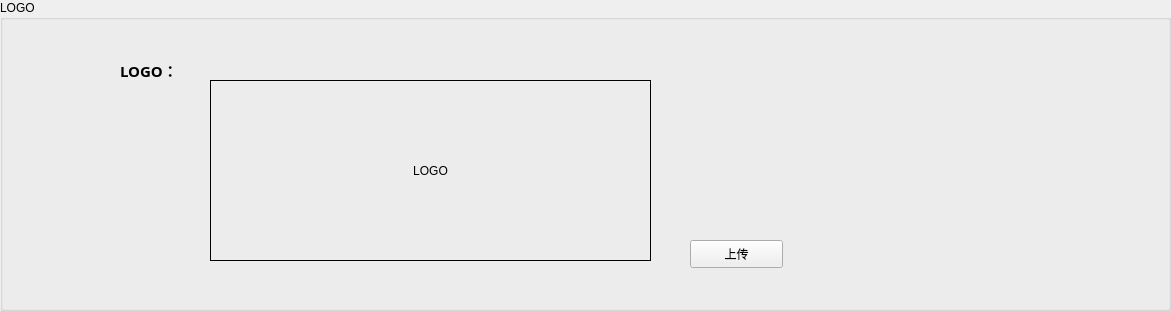
        <widget class="QGroupBox" name="groupBox_3">
         <property name="geometry">
          <rect>
           <x>10</x>
           <y>2970</y>
           <width>1171</width>
           <height>311</height>
          </rect>
         </property>
         <property name="title">
          <string>LOGO</string>
         </property>
         <widget class="QLabel" name="label_name_34">
          <property name="geometry">
           <rect>
            <x>120</x>
            <y>50</y>
            <width>71</width>
            <height>41</height>
           </rect>
          </property>
          <property name="font">
           <font>
            <family>微软雅黑</family>
            <pointsize>11</pointsize>
            <weight>75</weight>
            <bold>true</bold>
           </font>
          </property>
          <property name="text">
           <string>LOGO：</string>
          </property>
          <property name="alignment">
           <set>Qt::AlignLeading|Qt::AlignLeft|Qt::AlignVCenter</set>
          </property>
         </widget>
         <widget class="QLabel" name="label_6">
          <property name="geometry">
           <rect>
            <x>210</x>
            <y>80</y>
            <width>441</width>
            <height>181</height>
           </rect>
          </property>
          <property name="frameShape">
           <enum>QFrame::Box</enum>
          </property>
          <property name="text">
           <string>LOGO</string>
          </property>
          <property name="scaledContents">
           <bool>true</bool>
          </property>
          <property name="alignment">
           <set>Qt::AlignCenter</set>
          </property>
         </widget>
         <widget class="QPushButton" name="pushButton_2">
          <property name="geometry">
           <rect>
            <x>690</x>
            <y>240</y>
            <width>93</width>
            <height>28</height>
           </rect>
          </property>
          <property name="font">
           <font>
            <family>微软雅黑</family>
           </font>
          </property>
          <property name="text">
           <string>上传</string>
          </property>
         </widget>
        </widget>
